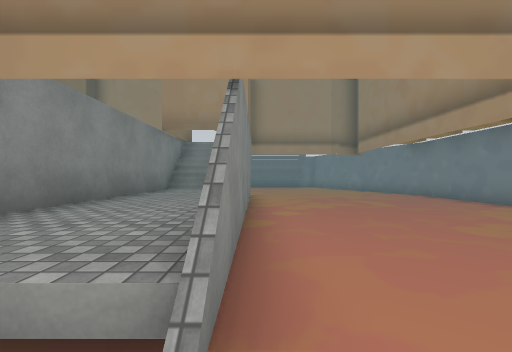
View 1 (above)

15 first-person views from a walk through a 3-D level made in the Unity game engine. The camera is 1.5 m above the floor, looks level and sees 90° across. Doors are open. The floor is counted in squares, 2 m on a side. Each view is taken from the middle of a square. On the plan, view 1 faces up. The plan holds only what a view shows up to about 9 squares ahead; the rest is blank. The place goes on beyond the plan. The player is left out. Some surface patterns are stand-ins.

View 2
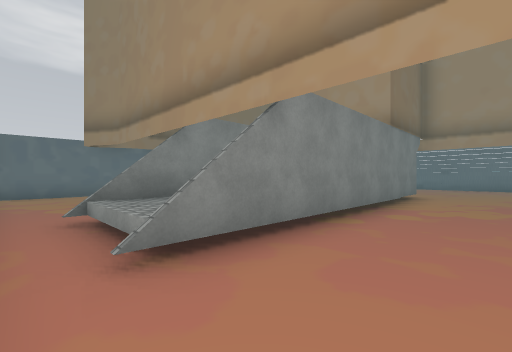

View 3
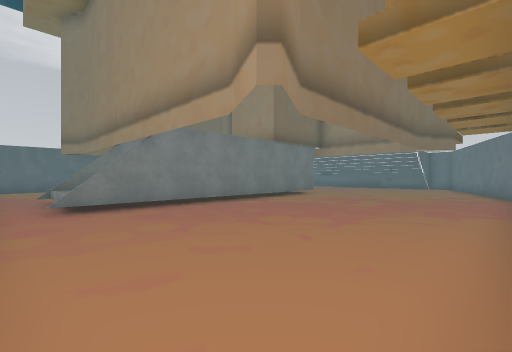

View 4
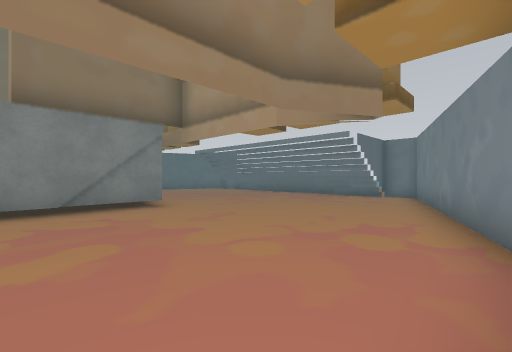

View 5
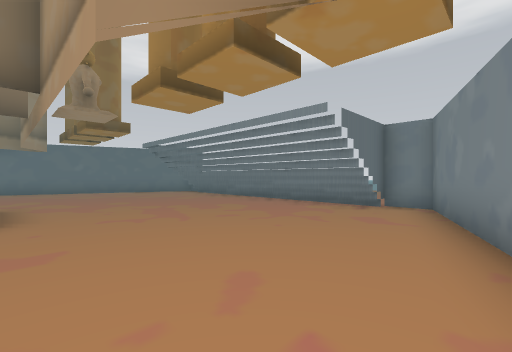

View 6
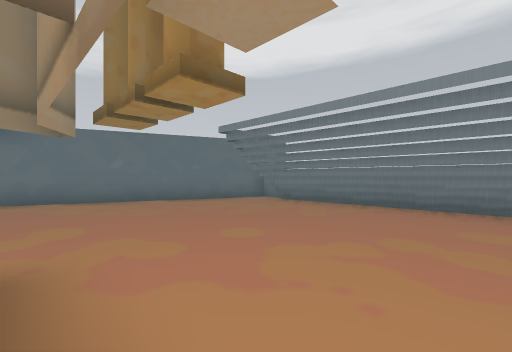

View 7
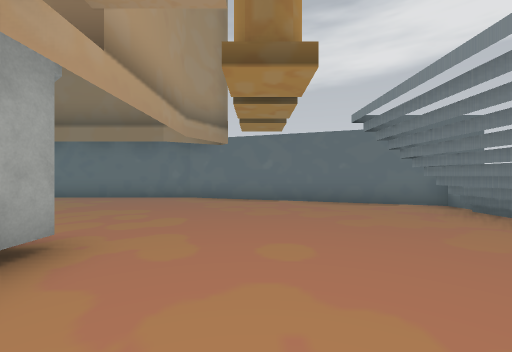

View 8
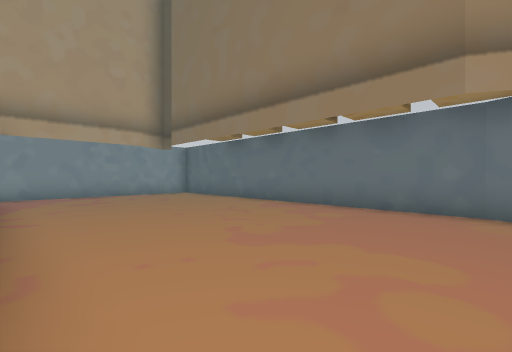

View 9
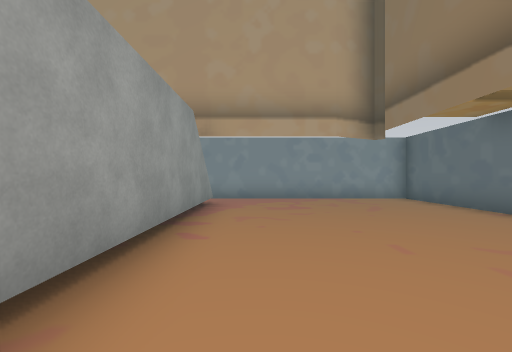

View 10
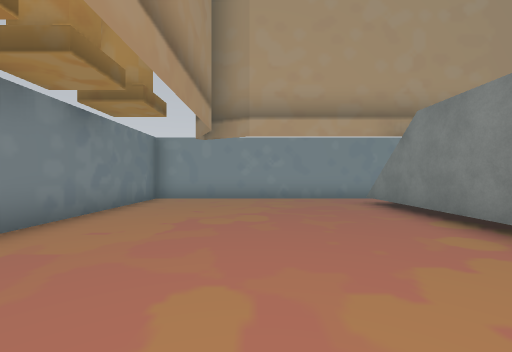

View 11
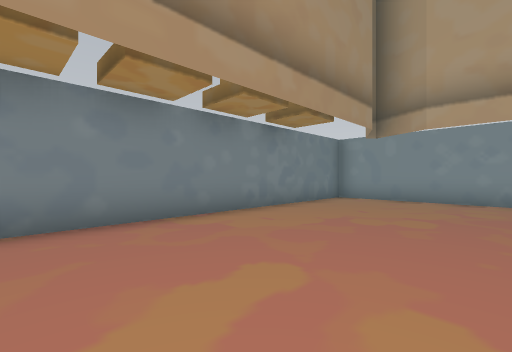

View 12
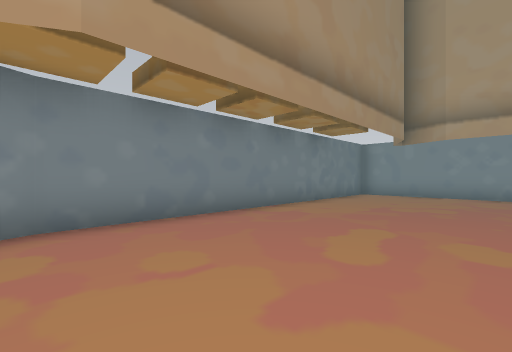

View 13
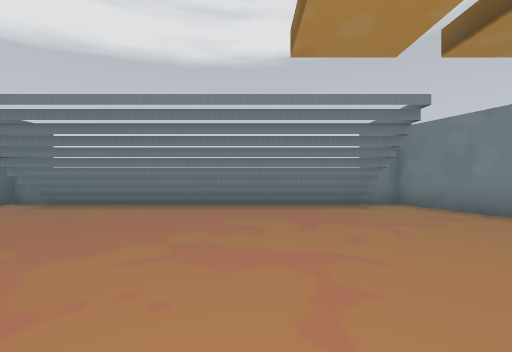

View 14
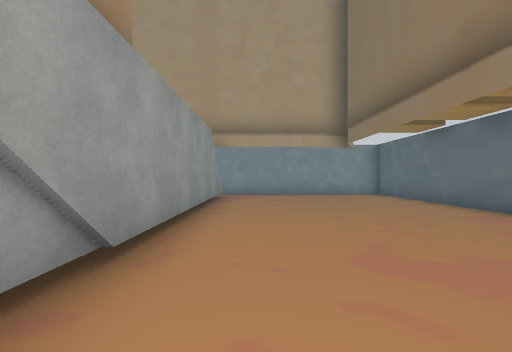

View 15
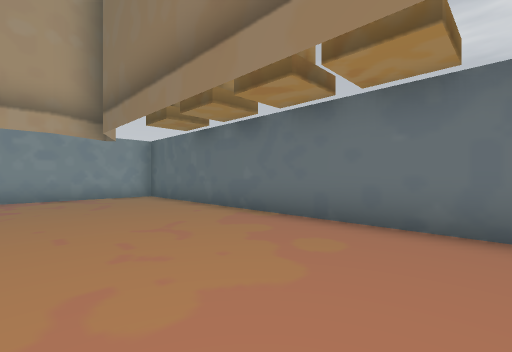

### Floor plan
Points are (right, up) in squares from view 1. A wall is a line through its corners. A room is listed if a view was taken in it or the views show most of it. See-through windows are left out.
Room 1 (views 1, 2, 3, 4, 5, 6, 7, 8, 9, 10, 11, 12, 13, 14, 15)
walls: (-0.2, 10) (-0.2, 0.6); (-1.6, 8.3) (-2.7, 8.3); (-1.5, 8.1) (-2.8, 8.1); (-1.5, 7.8) (-2.8, 7.8); (-2.8, 9.9) (-2, 9.9); (2.8, 15.5) (-5.5, 15.5); (2.8, 16) (-5.5, 16); (-2.8, 1.4) (-2.8, 8.8); (-5.5, 16.8) (-6.4, 16.8) (-9, 9.7) (-9, -0.5) (6.3, -0.5) (6.3, 9.7) (3.8, 16.8) (2.7, 16.8) (2.7, 15.8) (-5.5, 15.8)
low walls: (2.9, 16.3) (-5.4, 16.3); (-0.5, 1) (-2.4, 1); (2.9, 16.6) (1.5, 16.6); (-4.5, 16.6) (-5.4, 16.6)
ways out: open door at (-1.5, 10)

Positions as (right, up) in squares from view 1, and headings:
1: (0, 0), facing up
2: (2, 0), facing up-left
3: (6, 0), facing up-left
4: (6, 7), facing up-left
5: (5, 10), facing up-left
6: (0, 10), facing up-left
7: (0, 12), facing left
8: (-3, 10), facing down-left
9: (-4, 8), facing down
10: (3, 8), facing down
11: (2, 8), facing down-right
12: (2, 10), facing down-right
13: (0, 10), facing up
14: (-4, 10), facing down
15: (-5, 9), facing down-left
